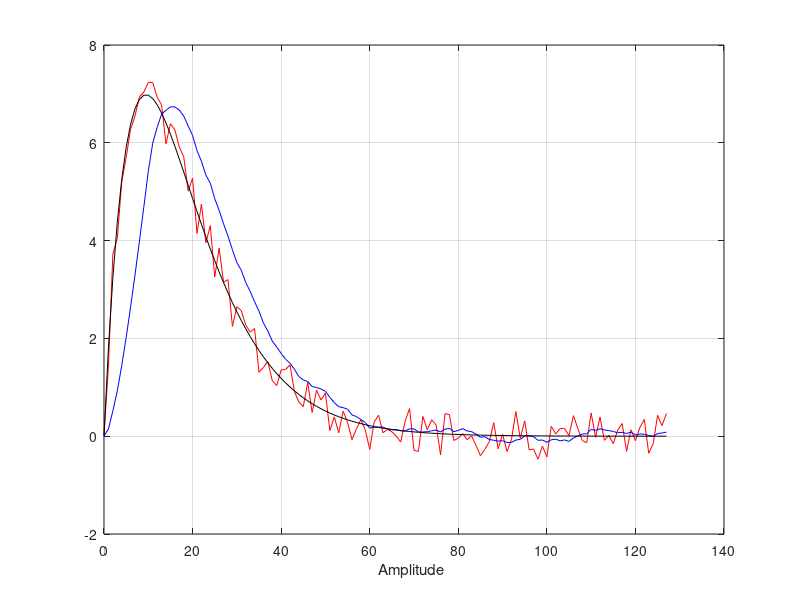

This figure's MATLAB source: (Note: this script raises an error after producing the figure.)
clear all
N=128;
w=rand(1,N)-0.5;
n=0:N-1;
s=2*n.*(0.9.^n);
x=s+w;
M=10;
L=4;
h=ones(1,M)/M;
y=fftfilt(h,x,4);
figure(1);
plot(n,x,'r-',n,y,'b-',n,s,'k-');
grid;
xlabel('Amplitude ');
ylabel('Input noisy signal','Filtered output');
title('Ma filtering by overlap method');

